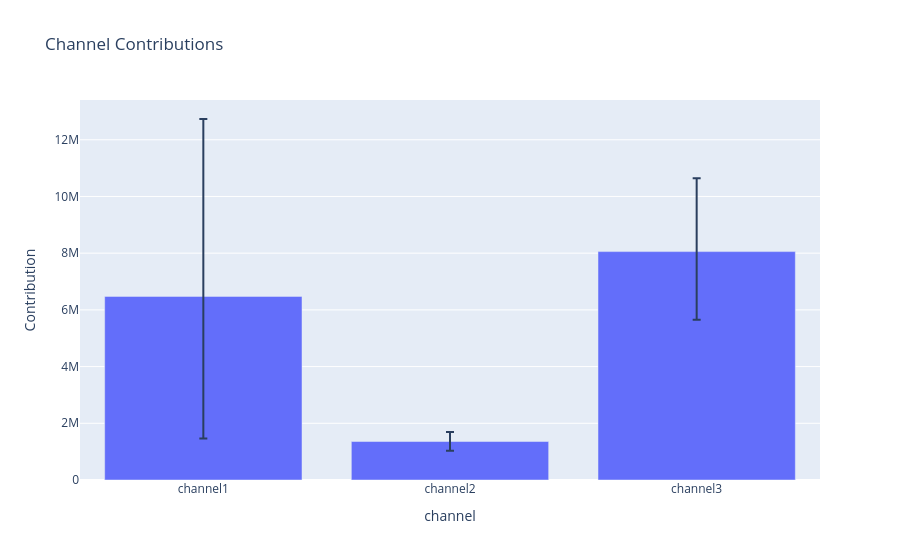

Source (notebook cell):
### Code cell
mmm.plot_interactive.contributions(frequency="all_time")

### Figure 1 — Plotly figure (JSON) as saved in the notebook; plotly's stock layout.template omitted (floating-point values rounded to 4 significant figures)
{"data": [{"alignmentgroup": "True", "customdata": [["6476063 HDI: [1465374, 12731980]"], ["1357082 HDI: [1032234, 1691316]"], ["8055470 HDI: [5653038, 10646682]"]], "error_y": {"array": [6256000.0, 334200.0, 2591000.0], "arrayminus": [5011000.0, 324800.0, 2402000.0]}, "hovertemplate": "Contribution=%{customdata[0]}<extra></extra>", "legendgroup": "", "marker": {"color": "#636efa", "pattern": {"shape": ""}}, "name": "", "offsetgroup": "", "orientation": "v", "showlegend": false, "textposition": "auto", "type": "bar", "x": ["channel1", "channel2", "channel3"], "xaxis": "x", "y": [6476000.0, 1357000.0, 8055000.0], "yaxis": "y"}], "layout": {"barmode": "group", "legend": {"tracegroupgap": 0}, "title": {"text": "Channel Contributions"}, "xaxis": {"anchor": "y", "domain": [0, 1], "title": {"text": "channel"}}, "yaxis": {"anchor": "x", "domain": [0, 1], "title": {"text": "Contribution"}}}}
